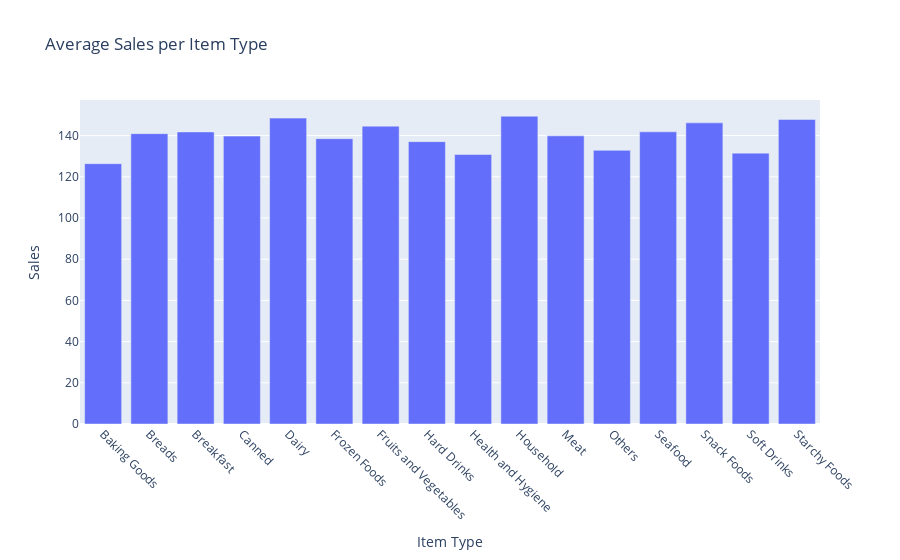

Write notebook code for a chart like this one.
### Code cell
avg_sales_item_type = df.groupby('Item Type')['Sales'].mean().reset_index()
avg_sales_chart = px.bar(avg_sales_item_type, 
                         x='Item Type', 
                         y='Sales', 
                         title='Average Sales per Item Type', 
                         labels={'Item_Outlet_Sales': 'Average Sales'})
avg_sales_chart.update_xaxes(tickangle=45)
avg_sales_chart.show()

### Figure 1 — Plotly figure (JSON) as saved in the notebook; plotly's stock layout.template omitted (floating-point values rounded to 4 significant figures)
{"data": [{"alignmentgroup": "True", "hovertemplate": "Item Type=%{x}<br>Sales=%{y}<extra></extra>", "legendgroup": "", "marker": {"color": "#636efa", "pattern": {"shape": ""}}, "name": "", "offsetgroup": "", "orientation": "v", "showlegend": false, "textposition": "auto", "type": "bar", "x": ["Baking Goods", "Breads", "Breakfast", "Canned", "Dairy", "Frozen Foods", "Fruits and Vegetables", "Hard Drinks", "Health and Hygiene", "Household", "Meat", "Others", "Seafood", "Snack Foods", "Soft Drinks", "Starchy Foods"], "xaxis": "x", "y": [126.4, 141.0, 141.8, 139.8, 148.5, 138.5, 144.6, 137.1, 130.8, 149.4, 139.9, 132.9, 141.8, 146.2, 131.5, 147.8], "yaxis": "y"}], "layout": {"barmode": "relative", "legend": {"tracegroupgap": 0}, "title": {"text": "Average Sales per Item Type"}, "xaxis": {"anchor": "y", "domain": [0, 1], "tickangle": 45, "title": {"text": "Item Type"}}, "yaxis": {"anchor": "x", "domain": [0, 1], "title": {"text": "Sales"}}}}
